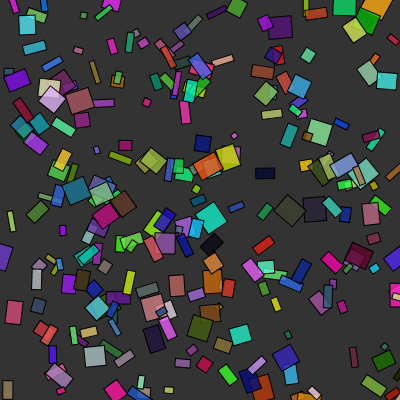
Frame 1 (no input)
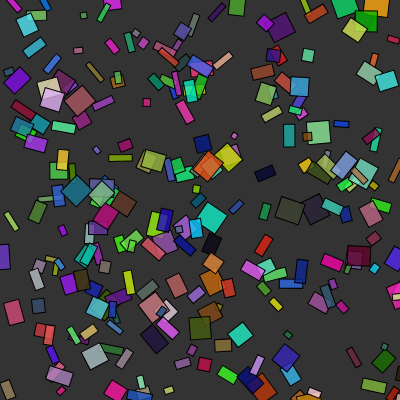
Frame 60 (no input)
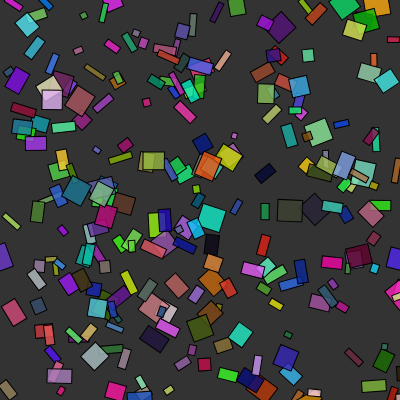
Frame 120 (the mouse pressed at the canvas centre since frame 60)

The p5.js sketch that drew these frames (run headless with seeded random() and noise() and a simulated clock; from frame 60 on, the mouse is pressed at the canvas centre):

// p5.js sketch
// ── sketch.js
const NUM_OF_SHAPES = 250;

let rectShapes = [];

function setup() {
    createCanvas(400, 400);

    background(51);

    for (let i = 0; i < NUM_OF_SHAPES; i++) {
        rectShapes[i] = new RotatingShape();
    }

}

function draw() {
    background(51);

    for (let i = 0; i < NUM_OF_SHAPES; i++) {
        rectShapes[i].display();
        rectShapes[i].update();
    }
}

function mouseClicked() {
    for (var i = 0; i < NUM_OF_SHAPES; i++) {
        rectShapes[i].color = color(random(255), random(255), random(255), 150);
    }
}

// ── RotatingShape.js
class RotatingShape {
    constructor() {
        this.xPos = random(width);
        this.yPos = random(height);
        this.w = random(5, 25);
        this.h = random(5, 25);
        this.color = color(random(255), random(255), random(255), 200);
        this.angle = random(TWO_PI);
    }

    display() {
        rectMode(CENTER);
        // push and pop each shape to change its individual coordinate system

        push();
        fill(this.color);
        translate(this.xPos, this.yPos);
        rotate(this.angle);
        rect(0, 0, this.w, this.h);
        pop();
    }

    update() {
        this.angle += 0.1;
    }
}
